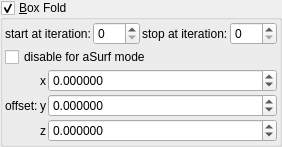
    <widget class="MyGroupBox" name="groupCheck_transf_function_enabledA_false">
     <property name="title">
      <string>&amp;Box Fold</string>
     </property>
     <property name="checkable">
      <bool>true</bool>
     </property>
     <layout class="QVBoxLayout" name="verticalLayout_11" stretch="0,0,0">
      <property name="spacing">
       <number>2</number>
      </property>
      <property name="leftMargin">
       <number>2</number>
      </property>
      <property name="topMargin">
       <number>2</number>
      </property>
      <property name="rightMargin">
       <number>2</number>
      </property>
      <property name="bottomMargin">
       <number>2</number>
      </property>
      <item>
       <layout class="QGridLayout" name="gridLayout_79">
        <property name="spacing">
         <number>2</number>
        </property>
        <item row="2" column="3">
         <widget class="MySpinBox" name="spinboxInt_transf_stop_iterations_A">
          <property name="sizePolicy">
           <sizepolicy hsizetype="Preferred" vsizetype="Maximum">
            <horstretch>0</horstretch>
            <verstretch>0</verstretch>
           </sizepolicy>
          </property>
          <property name="maximum">
           <number>999</number>
          </property>
         </widget>
        </item>
        <item row="2" column="1">
         <widget class="MySpinBox" name="spinboxInt_transf_start_iterations_A">
          <property name="sizePolicy">
           <sizepolicy hsizetype="Minimum" vsizetype="Maximum">
            <horstretch>0</horstretch>
            <verstretch>0</verstretch>
           </sizepolicy>
          </property>
          <property name="minimum">
           <number>0</number>
          </property>
          <property name="maximum">
           <number>999</number>
          </property>
          <property name="value">
           <number>0</number>
          </property>
         </widget>
        </item>
        <item row="2" column="2">
         <widget class="QLabel" name="label_51">
          <property name="text">
           <string>stop at iteration:</string>
          </property>
         </widget>
        </item>
        <item row="2" column="0">
         <widget class="QLabel" name="label_71">
          <property name="text">
           <string>start at iteration:</string>
          </property>
         </widget>
        </item>
       </layout>
      </item>
      <item>
       <widget class="MyCheckBox" name="checkBox_transf_function_enabled">
        <property name="text">
         <string notr="true">disable for aSurf mode</string>
        </property>
       </widget>
      </item>
      <item>
       <layout class="QGridLayout" name="gridLayout_64" columnstretch="0,0,0,1">
        <property name="spacing">
         <number>2</number>
        </property>
        <item row="3" column="2">
         <widget class="QLabel" name="label_124">
          <property name="text">
           <string notr="true">z</string>
          </property>
         </widget>
        </item>
        <item row="1" column="2">
         <widget class="QLabel" name="label_123">
          <property name="text">
           <string notr="true">x</string>
          </property>
         </widget>
        </item>
        <item row="1" column="3">
         <widget class="MyDoubleSpinBox" name="spinbox3_transf_addition_constant_111_x">
          <property name="sizePolicy">
           <sizepolicy hsizetype="Minimum" vsizetype="Maximum">
            <horstretch>0</horstretch>
            <verstretch>0</verstretch>
           </sizepolicy>
          </property>
          <property name="prefix">
           <string/>
          </property>
          <property name="decimals">
           <number>6</number>
          </property>
          <property name="minimum">
           <double>-99.989999999999995</double>
          </property>
          <property name="singleStep">
           <double>0.100000000000000</double>
          </property>
         </widget>
        </item>
        <item row="2" column="3">
         <widget class="MyDoubleSpinBox" name="spinbox3_transf_addition_constant_111_y">
          <property name="sizePolicy">
           <sizepolicy hsizetype="Minimum" vsizetype="Maximum">
            <horstretch>0</horstretch>
            <verstretch>0</verstretch>
           </sizepolicy>
          </property>
          <property name="decimals">
           <number>6</number>
          </property>
          <property name="minimum">
           <double>-99.989999999999995</double>
          </property>
          <property name="maximum">
           <double>99.989999999999995</double>
          </property>
          <property name="singleStep">
           <double>0.100000000000000</double>
          </property>
         </widget>
        </item>
        <item row="2" column="2">
         <widget class="QLabel" name="label_122">
          <property name="text">
           <string notr="true">y</string>
          </property>
         </widget>
        </item>
        <item row="3" column="3">
         <widget class="MyDoubleSpinBox" name="spinbox3_transf_addition_constant_111_z">
          <property name="sizePolicy">
           <sizepolicy hsizetype="Minimum" vsizetype="Maximum">
            <horstretch>0</horstretch>
            <verstretch>0</verstretch>
           </sizepolicy>
          </property>
          <property name="decimals">
           <number>6</number>
          </property>
          <property name="minimum">
           <double>-99.989999999999995</double>
          </property>
          <property name="maximum">
           <double>99.989999999999995</double>
          </property>
          <property name="singleStep">
           <double>0.100000000000000</double>
          </property>
         </widget>
        </item>
        <item row="2" column="1">
         <widget class="QLabel" name="label_257">
          <property name="text">
           <string>offset:</string>
          </property>
         </widget>
        </item>
       </layout>
      </item>
     </layout>
    </widget>
